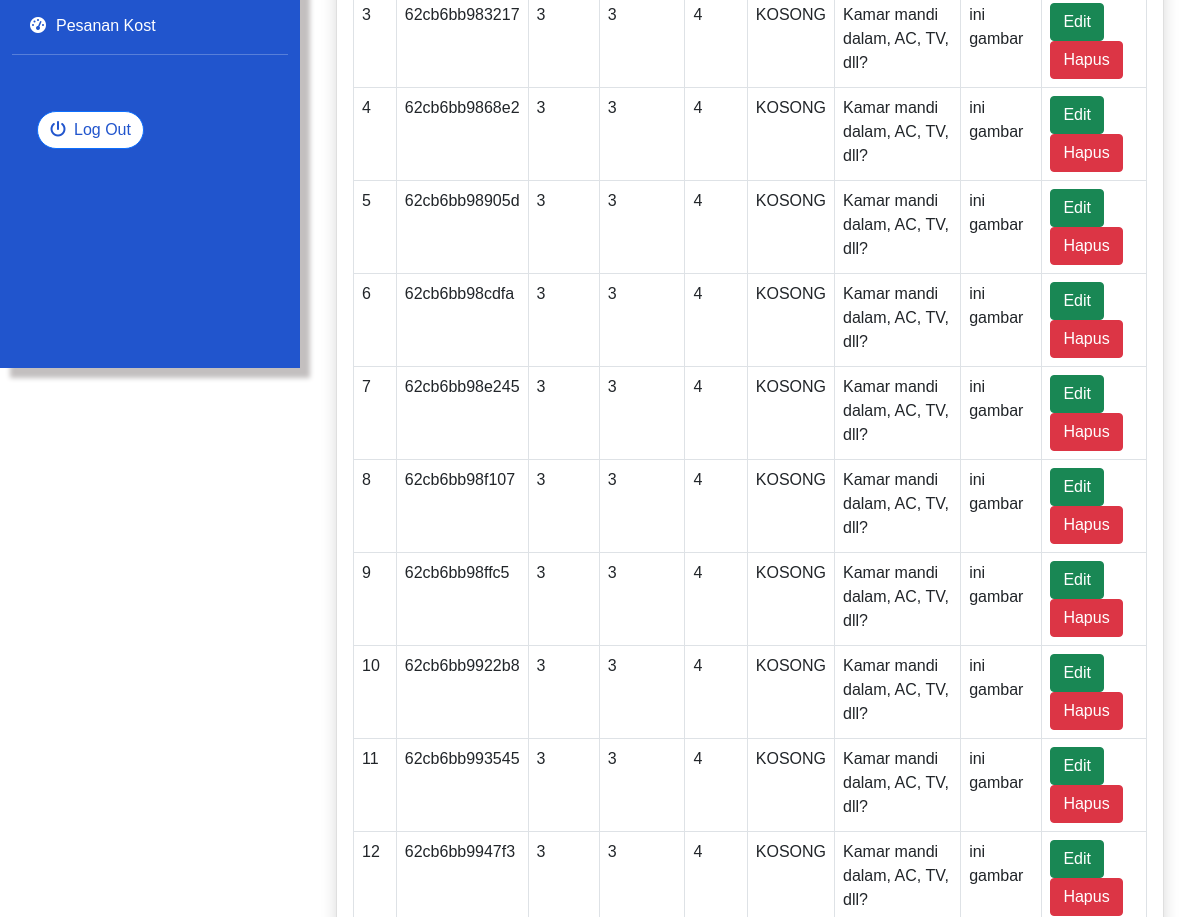
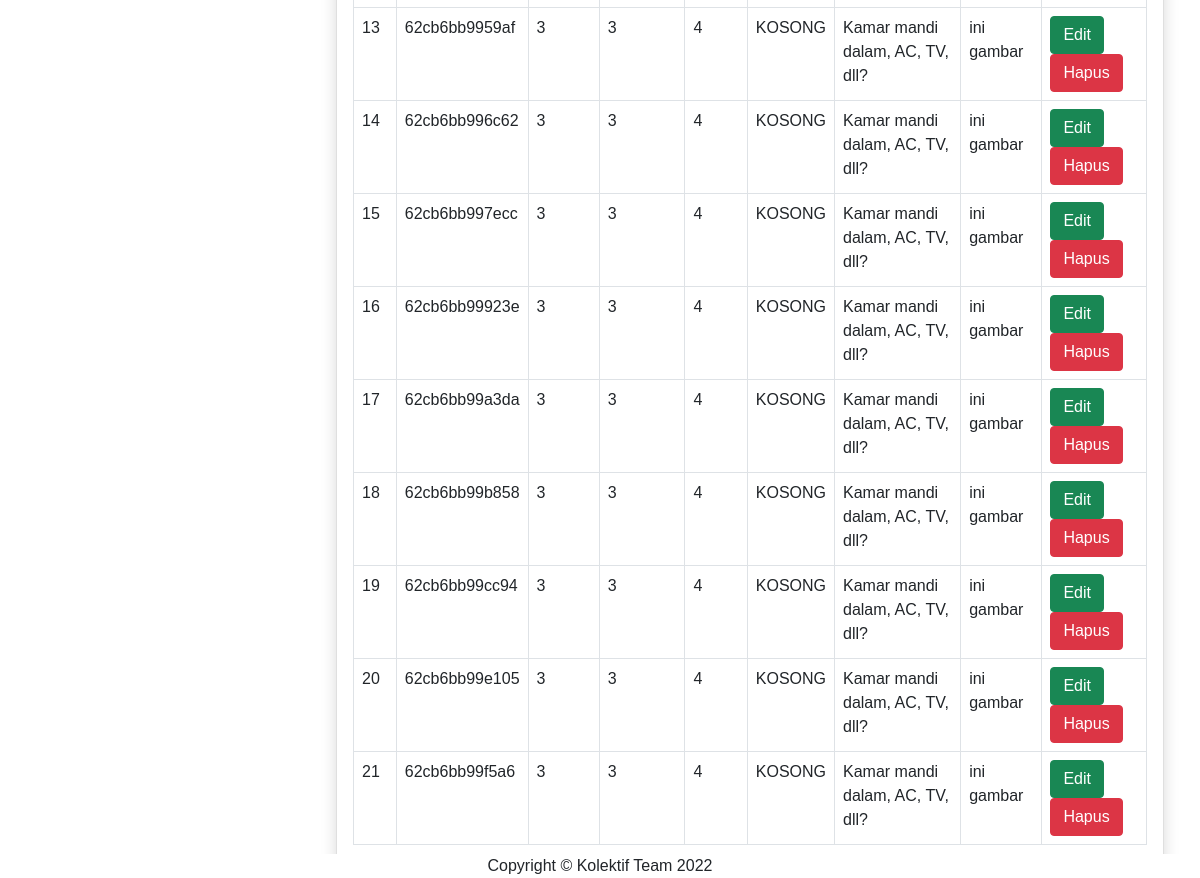
The app's page /owner/owner.data.kamar.php (signed in, lower part), older data (2 pictures, top to bottom).
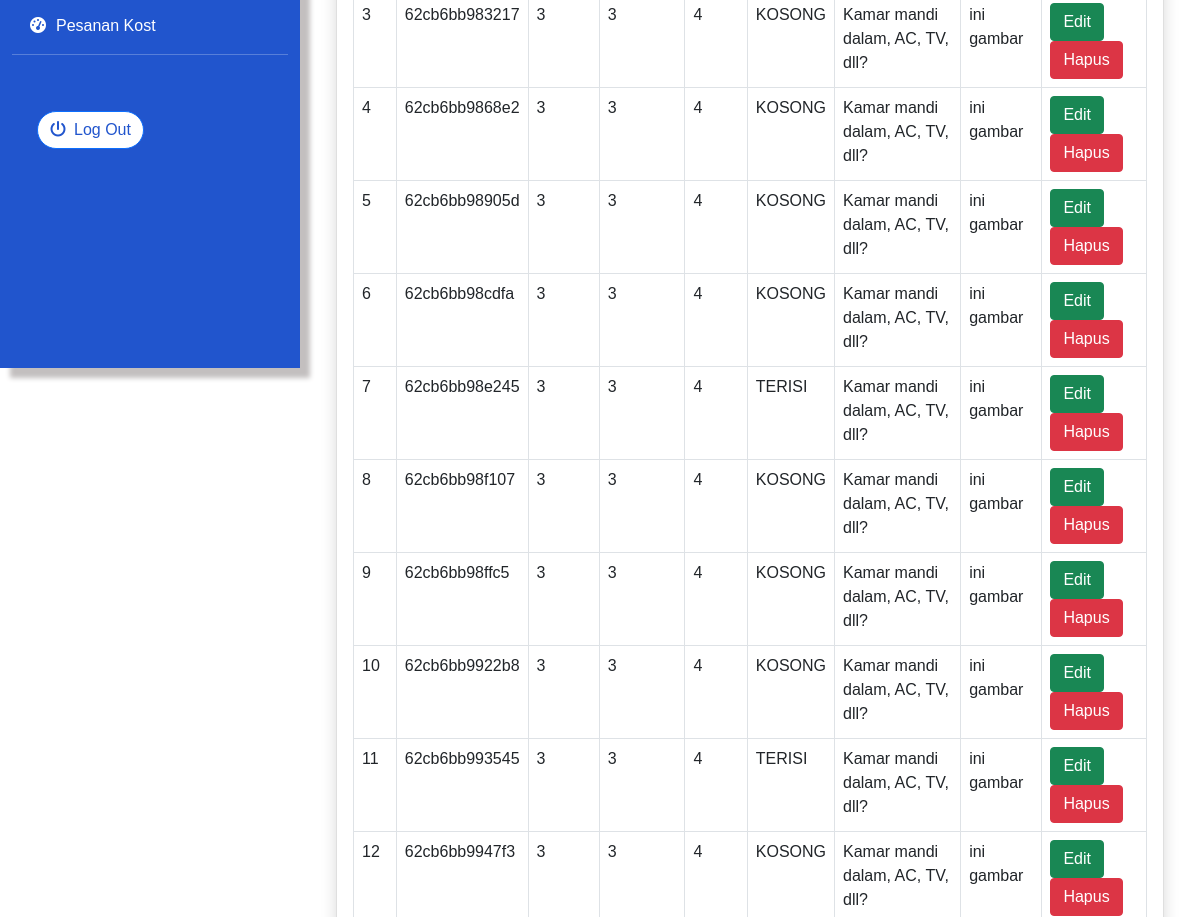
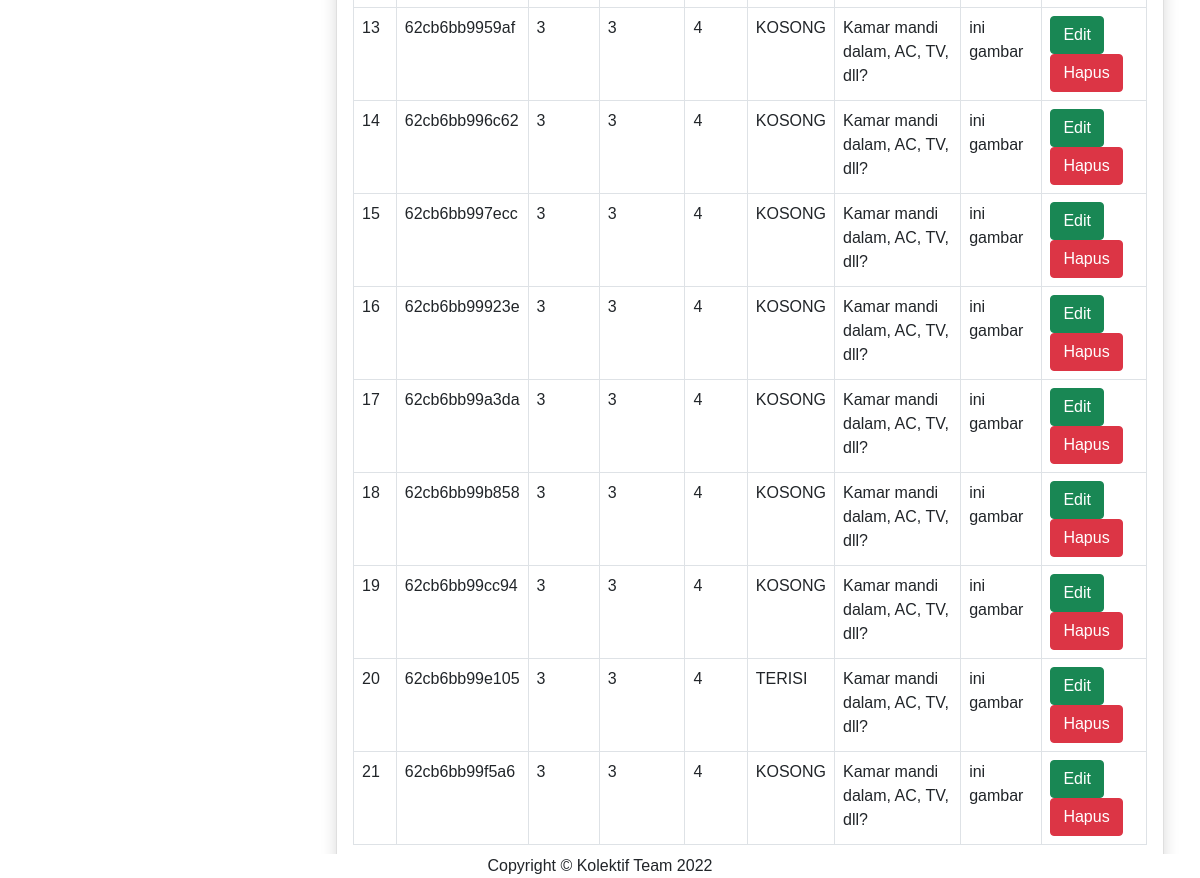
The same page, newer data (2 pictures, top to bottom).
### tables this page shows
CREATE TABLE `kamar` (
  `id_kost` int(6) DEFAULT NULL,
  `status` varchar(6) DEFAULT NULL,
  `lebar` float DEFAULT NULL,
  `panjang` float DEFAULT NULL,
  `idKamar` varchar(15) NOT NULL
);

### owner/includes/fetch.db.data.php (called while the page is built, shortened)
<?php
function getUniqueIdKostByNIK($nik)
{
    global $conn;
    $query = mysqli_query($conn, "SELECT kost.id FROM kost INNER JOIN pemilik ON kost.NIK_Pemilik=pemilik.NIK WHERE pemilik.NIK='$nik'");
    return mysqli_fetch_assoc($query);
}
function getOwnerKostDataKamar($id)
{
    global $conn;
    $data_array = [];
    $data_query = mysqli_query($conn, "SELECT * FROM kamar WHERE id_kost='$id'");
    while ($data = mysqli_fetch_assoc($data_query)) {
        array_push($data_array, $data);
    }
    return $data_array;
}

### owner/owner.data.kamar.php (the view, shortened to what this page needs)
<?php
$idKost = getUniqueIdKostByNIK($_SESSION['id_pemilik'])['id'];
$dataKamar = getOwnerKostDataKamar($idKost);
$num = 1;
?>
<!DOCTYPE html>
<html lang="en">
<head>
    <link href="../owner/assets/icons/css/all.min.css" rel="stylesheet">
    <link href="../owner/assets/app/css/bootstrap.min.css" rel="stylesheet">
    <link href="../owner/dist/css/index.css" rel="stylesheet"">
    <link rel=" stylesheet" type="text/css" href="../owner/dist/css/datatables.min.css">
</head>
<body>
    <div class=" wrapper">
        <div class="container-fluid">
            <div class="content mt-5">
                <div class="row">
                    <div class="side-nav1 col-sm-4 col-md-3 col-lg-3 col-xxl-2" id="side-nav1"></div>
                    <div class="side-nav col-sm-4 col-md-3 col-lg-3 col-xxl-2" id="side-nav">
                        <ul class="nav flex-column">
                            <li class="nav-item">
                                <a class="nav-link" href="owner.pesanan.kost.php"><i class="fas fa-fw fa-tachometer-alt me-2"></i>Pesanan Kost</a>
                            </li>
                            <hr class="sidebar-divider mt-2 bg-light">
                            <div class="logout">
                                <li class="nav-item-logout">
                                    <form method="POST">
                                        <button class="btn btn-primary" type="submit" name="logout-owner-btn"><i class="fa-solid fa-power-off me-2"></i>Log Out</button>
                                    </form>
                                </li>
                            </div>
                        </ul>
                    </div>
                    <div class="main-content-header col-sm-8 col-md-9 col-lg-9 col-xxl-10" id="main-content-header">
                        <div id="content-wrapper" class="d-flex flex-column">
                            <div id="main-content">
                                <div class="container-fluid">
                                    <div class="card shadow">
                                        <div class="card-body">
                                            <div class="table-responsive">
                                                <table class="table table-bordered" id="dataTable" width="100%" cellspacing="0">
                                                    <tbody>
                                                        <?php foreach ($dataKamar as $data) : ?>
                                                            <tr>
                                                                <td><?= $num ?></td>
                                                                <td><?= $data['idKamar'] ?></td>
                                                                <td><?= $data['id_kost'] ?></td>
                                                                <td><?= $data['lebar'] ?></td>
                                                                <td><?= $data['panjang'] ?></td>
                                                                <td><?= $data['status'] ?></td>
                                                                <td>Kamar mandi dalam,
                                                                    AC,
                                                                    TV, dll?
                                                                </td>
                                                                <td>ini gambar</td>
                                                                <td>
                                                                    <form method="POST">
                                                                        <button class="btn btn-success" value="accept" name="validation-btn" onclick="return confirm('Terima Pesanan?');">Edit</button>
                                                                        <button class="btn btn-danger" value="reject" name="validation-btn" onclick="return confirm('Tolak dan Hapus Pesanan?');">Hapus</button>
                                                                    </form>
                                                                </td>
                                                            </tr>
                                                            <?php $num++; ?>
                                                        <?php endforeach; ?>
                                                    </tbody>
                                                </table>
                                            </div>
                                        </div>
                                    </div>
                                </div>
                            </div>
                            <footer class="sticky-footer bg-white fixed-bottom">
                                <div class="container">
                                    <div class="copyright text-center">
                                        <span>Copyright &copy; Kolektif Team 2022</span>
                                    </div>
                                </div>
                            </footer>
                        </div>
                    </div>
                </div>
            </div>
        </div>
    </div>
</body>
</html>

Row changes from the older to the newer data that the page shows:
changed kamar "62cb6bb98e245": status "KOSONG" → "TERISI"
changed kamar "62cb6bb993545": status "KOSONG" → "TERISI"
changed kamar "62cb6bb99e105": status "KOSONG" → "TERISI"
